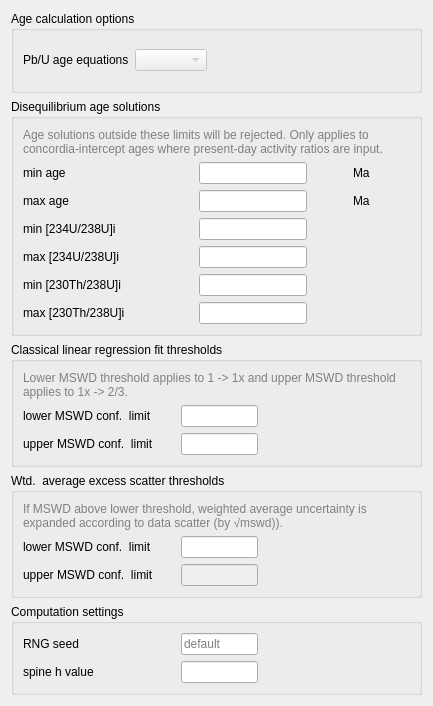
          <widget class="QWidget" name="scrollAreaWidgetContents">
           <property name="geometry">
            <rect>
             <x>0</x>
             <y>0</y>
             <width>433</width>
             <height>706</height>
            </rect>
           </property>
           <layout class="QVBoxLayout" name="verticalLayout_9">
            <item>
             <widget class="QGroupBox" name="groupBox_3">
              <property name="title">
               <string>Age calculation options</string>
              </property>
              <layout class="QVBoxLayout" name="verticalLayout_5">
               <item>
                <layout class="QGridLayout" name="gridLayout_11">
                 <item row="0" column="1">
                  <widget class="QComboBox" name="pbuEquationsCombo">
                   <property name="enabled">
                    <bool>false</bool>
                   </property>
                  </widget>
                 </item>
                 <item row="0" column="2">
                  <spacer name="horizontalSpacer_38">
                   <property name="orientation">
                    <enum>Qt::Horizontal</enum>
                   </property>
                   <property name="sizeHint" stdset="0">
                    <size>
                     <width>40</width>
                     <height>20</height>
                    </size>
                   </property>
                  </spacer>
                 </item>
                 <item row="0" column="0">
                  <widget class="QLabel" name="label_29">
                   <property name="text">
                    <string>Pb/U age equations</string>
                   </property>
                  </widget>
                 </item>
                </layout>
               </item>
              </layout>
             </widget>
            </item>
            <item>
             <widget class="QGroupBox" name="groupBox_4">
              <property name="title">
               <string>Disequilibrium age solutions</string>
              </property>
              <layout class="QVBoxLayout" name="verticalLayout_8">
               <item>
                <widget class="QLabel" name="label_7">
                 <property name="text">
                  <string>&lt;html&gt;&lt;head/&gt;&lt;body&gt;&lt;p&gt;&lt;span style=&quot; color:#808080;&quot;&gt;Age solutions outside these limits will be rejected.  Only applies to concordia-intercept ages where present-day activity ratios are input.&lt;/span&gt;&lt;/p&gt;&lt;/body&gt;&lt;/html&gt;</string>
                 </property>
                 <property name="wordWrap">
                  <bool>true</bool>
                 </property>
                </widget>
               </item>
               <item>
                <layout class="QGridLayout" name="gridLayout_6" columnstretch="1,0,0,0,0,0">
                 <item row="1" column="3">
                  <spacer name="horizontalSpacer_6">
                   <property name="orientation">
                    <enum>Qt::Horizontal</enum>
                   </property>
                   <property name="sizeHint" stdset="0">
                    <size>
                     <width>40</width>
                     <height>20</height>
                    </size>
                   </property>
                  </spacer>
                 </item>
                 <item row="2" column="0">
                  <widget class="QLabel" name="label_14">
                   <property name="text">
                    <string>max age</string>
                   </property>
                  </widget>
                 </item>
                 <item row="1" column="4">
                  <widget class="QLabel" name="label_24">
                   <property name="text">
                    <string>Ma</string>
                   </property>
                  </widget>
                 </item>
                 <item row="4" column="2">
                  <widget class="QLineEdit" name="concintMaxA48iEntry"/>
                 </item>
                 <item row="5" column="0">
                  <widget class="QLabel" name="label_49">
                   <property name="text">
                    <string>min [230Th/238U]i</string>
                   </property>
                  </widget>
                 </item>
                 <item row="4" column="0">
                  <widget class="QLabel" name="label_50">
                   <property name="text">
                    <string>max [234U/238U]i</string>
                   </property>
                  </widget>
                 </item>
                 <item row="6" column="0">
                  <widget class="QLabel" name="label_51">
                   <property name="text">
                    <string>max [230Th/238U]i</string>
                   </property>
                  </widget>
                 </item>
                 <item row="5" column="2">
                  <widget class="QLineEdit" name="concintMinA08iEntry"/>
                 </item>
                 <item row="2" column="4">
                  <widget class="QLabel" name="label_31">
                   <property name="text">
                    <string>Ma</string>
                   </property>
                  </widget>
                 </item>
                 <item row="1" column="5">
                  <spacer name="horizontalSpacer_5">
                   <property name="orientation">
                    <enum>Qt::Horizontal</enum>
                   </property>
                   <property name="sizeHint" stdset="0">
                    <size>
                     <width>40</width>
                     <height>20</height>
                    </size>
                   </property>
                  </spacer>
                 </item>
                 <item row="3" column="0">
                  <widget class="QLabel" name="label_48">
                   <property name="text">
                    <string>min [234U/238U]i</string>
                   </property>
                  </widget>
                 </item>
                 <item row="1" column="2">
                  <widget class="QLineEdit" name="concintMinAgeEntry"/>
                 </item>
                 <item row="1" column="0">
                  <widget class="QLabel" name="label_9">
                   <property name="text">
                    <string>min age</string>
                   </property>
                  </widget>
                 </item>
                 <item row="3" column="2">
                  <widget class="QLineEdit" name="concintMinA48iEntry"/>
                 </item>
                 <item row="6" column="2">
                  <widget class="QLineEdit" name="concintMaxA08iEntry"/>
                 </item>
                 <item row="2" column="2">
                  <widget class="QLineEdit" name="concintMaxAgeEntry"/>
                 </item>
                 <item row="1" column="1">
                  <spacer name="horizontalSpacer_10">
                   <property name="orientation">
                    <enum>Qt::Horizontal</enum>
                   </property>
                   <property name="sizeHint" stdset="0">
                    <size>
                     <width>40</width>
                     <height>20</height>
                    </size>
                   </property>
                  </spacer>
                 </item>
                </layout>
               </item>
              </layout>
             </widget>
            </item>
            <item>
             <widget class="QGroupBox" name="groupBox_13">
              <property name="title">
               <string>Classical linear regression fit thresholds</string>
              </property>
              <layout class="QVBoxLayout" name="verticalLayout_22">
               <item>
                <widget class="QLabel" name="label_26">
                 <property name="text">
                  <string>&lt;html&gt;&lt;head/&gt;&lt;body&gt;&lt;p&gt;&lt;span style=&quot; color:#808080;&quot;&gt;Lower MSWD threshold applies to 1 -&amp;gt; 1x and upper MSWD threshold applies to 1x -&amp;gt; 2/3.&lt;/span&gt;&lt;/p&gt;&lt;/body&gt;&lt;/html&gt;</string>
                 </property>
                 <property name="wordWrap">
                  <bool>true</bool>
                 </property>
                </widget>
               </item>
               <item>
                <layout class="QGridLayout" name="gridLayout_19" columnstretch="2,1,2">
                 <item row="1" column="0">
                  <widget class="QLabel" name="label_80">
                   <property name="text">
                    <string>lower MSWD conf.  limit</string>
                   </property>
                  </widget>
                 </item>
                 <item row="1" column="1">
                  <widget class="QLineEdit" name="mswdLowerEntry"/>
                 </item>
                 <item row="1" column="2">
                  <spacer name="horizontalSpacer_75">
                   <property name="orientation">
                    <enum>Qt::Horizontal</enum>
                   </property>
                   <property name="sizeHint" stdset="0">
                    <size>
                     <width>40</width>
                     <height>20</height>
                    </size>
                   </property>
                  </spacer>
                 </item>
                 <item row="2" column="0">
                  <widget class="QLabel" name="label_81">
                   <property name="text">
                    <string>upper MSWD conf.  limit</string>
                   </property>
                  </widget>
                 </item>
                 <item row="2" column="1">
                  <widget class="QLineEdit" name="mswdUpperEntry"/>
                 </item>
                 <item row="2" column="2">
                  <spacer name="horizontalSpacer_76">
                   <property name="orientation">
                    <enum>Qt::Horizontal</enum>
                   </property>
                   <property name="sizeHint" stdset="0">
                    <size>
                     <width>40</width>
                     <height>20</height>
                    </size>
                   </property>
                  </spacer>
                 </item>
                </layout>
               </item>
              </layout>
             </widget>
            </item>
            <item>
             <widget class="QGroupBox" name="groupBox_12">
              <property name="title">
               <string>Wtd.  average excess scatter thresholds</string>
              </property>
              <layout class="QVBoxLayout" name="verticalLayout_20">
               <item>
                <widget class="QLabel" name="label_15">
                 <property name="text">
                  <string>&lt;html&gt;&lt;head/&gt;&lt;body&gt;&lt;p&gt;&lt;span style=&quot; color:#808080;&quot;&gt;If MSWD above lower threshold,  weighted average uncertainty is expanded according to data scatter (by √mswd)).&lt;/span&gt;&lt;/p&gt;&lt;/body&gt;&lt;/html&gt;</string>
                 </property>
                 <property name="wordWrap">
                  <bool>true</bool>
                 </property>
                </widget>
               </item>
               <item>
                <layout class="QGridLayout" name="gridLayout_18" columnstretch="2,1,2">
                 <item row="1" column="0">
                  <widget class="QLabel" name="label_76">
                   <property name="text">
                    <string>lower MSWD conf.  limit</string>
                   </property>
                  </widget>
                 </item>
                 <item row="1" column="1">
                  <widget class="QLineEdit" name="wtaMswdLowerEntry"/>
                 </item>
                 <item row="1" column="2">
                  <spacer name="horizontalSpacer_73">
                   <property name="orientation">
                    <enum>Qt::Horizontal</enum>
                   </property>
                   <property name="sizeHint" stdset="0">
                    <size>
                     <width>40</width>
                     <height>20</height>
                    </size>
                   </property>
                  </spacer>
                 </item>
                 <item row="2" column="0">
                  <widget class="QLabel" name="label_77">
                   <property name="text">
                    <string>upper MSWD conf.  limit</string>
                   </property>
                  </widget>
                 </item>
                 <item row="2" column="1">
                  <widget class="QLineEdit" name="wtaMswdUpperEntry">
                   <property name="enabled">
                    <bool>false</bool>
                   </property>
                  </widget>
                 </item>
                 <item row="2" column="2">
                  <spacer name="horizontalSpacer_74">
                   <property name="orientation">
                    <enum>Qt::Horizontal</enum>
                   </property>
                   <property name="sizeHint" stdset="0">
                    <size>
                     <width>40</width>
                     <height>20</height>
                    </size>
                   </property>
                  </spacer>
                 </item>
                </layout>
               </item>
              </layout>
             </widget>
            </item>
            <item>
             <widget class="QGroupBox" name="groupBox_15">
              <property name="title">
               <string>Computation settings</string>
              </property>
              <layout class="QVBoxLayout" name="verticalLayout_25">
               <item>
                <layout class="QGridLayout" name="gridLayout_15" columnstretch="2,1,2">
                 <item row="1" column="1">
                  <widget class="QLineEdit" name="rngSeedEntry">
                   <property name="placeholderText">
                    <string>default</string>
                   </property>
                  </widget>
                 </item>
                 <item row="1" column="2">
                  <spacer name="horizontalSpacer_71">
                   <property name="orientation">
                    <enum>Qt::Horizontal</enum>
                   </property>
                   <property name="sizeHint" stdset="0">
                    <size>
                     <width>40</width>
                     <height>20</height>
                    </size>
                   </property>
                  </spacer>
                 </item>
                 <item row="1" column="0">
                  <widget class="QLabel" name="label_64">
                   <property name="text">
                    <string>RNG seed</string>
                   </property>
                  </widget>
                 </item>
                 <item row="2" column="2">
                  <spacer name="horizontalSpacer_72">
                   <property name="orientation">
                    <enum>Qt::Horizontal</enum>
                   </property>
                   <property name="sizeHint" stdset="0">
                    <size>
                     <width>40</width>
                     <height>20</height>
                    </size>
                   </property>
                  </spacer>
                 </item>
                 <item row="2" column="0">
                  <widget class="QLabel" name="label_65">
                   <property name="text">
                    <string>spine h value</string>
                   </property>
                  </widget>
                 </item>
                 <item row="2" column="1">
                  <widget class="QLineEdit" name="spinesHEntry"/>
                 </item>
                </layout>
               </item>
              </layout>
             </widget>
            </item>
           </layout>
          </widget>
